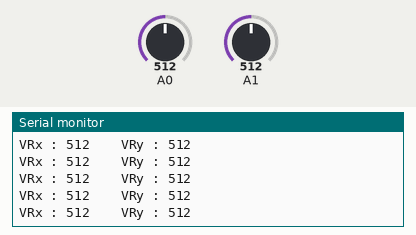
This sketch was run on a simulated Arduino Uno, built with avr-gcc and run on an emulated ATmega328P. Shown: the last lines printed to the serial monitor. Inputs (shaded band) come from the test bench; at power-on: A0 = 512, A1 = 512.

Above: at 1.2 s.
1.3 s: A0 set to 716
At 1.56 s:
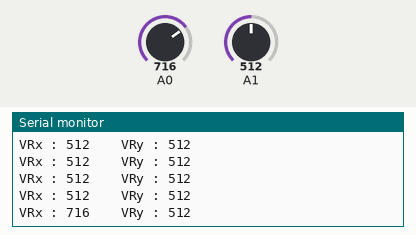
2.8 s: A1 set to 716
At 2.97 s:
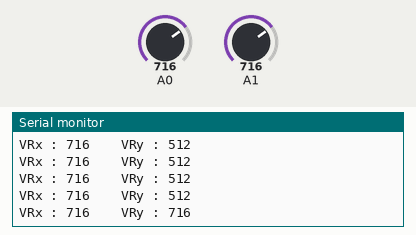
4.3 s: A0 set to 900
At 4.37 s:
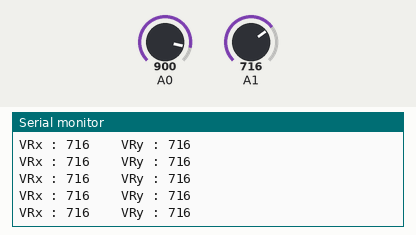
5.8 s: A1 set to 900
At 5.98 s:
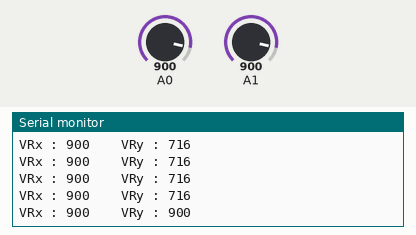
Timing chart, 0 to 8.3 s (numbered marks = the images above; inputs shaded):
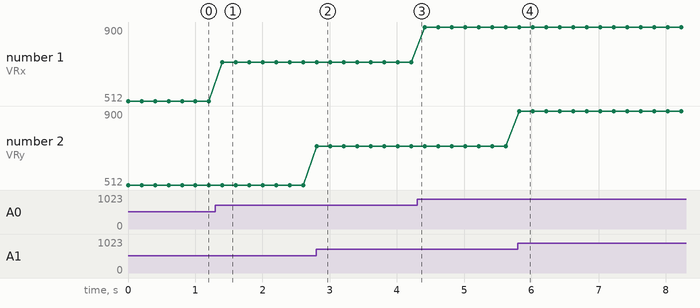

The sketch:

Part2.ino
```cpp
void setup() {

  Serial.begin(9600);

}


void loop() {

  int val_0 = analogRead(A0);

  int val_1 = analogRead(A1);

  Serial.print("VRx : ");

  Serial.print(val_0);

  Serial.print("    ");

  Serial.print("VRy : ");

  Serial.println(val_1);

  delay(200);

}
```

Measured:
- after the input at 1.3 s, the serial monitor: prints a new line after 0.11 s (image 1)
- after the input at 2.8 s, the serial monitor: prints a new line at once (image 2)
- after the input at 5.8 s, the serial monitor: prints a new line at once (image 4)
- plotted number 1: 512 → 716 after the input at 1.3 s, 716 → 900 after the input at 4.3 s
